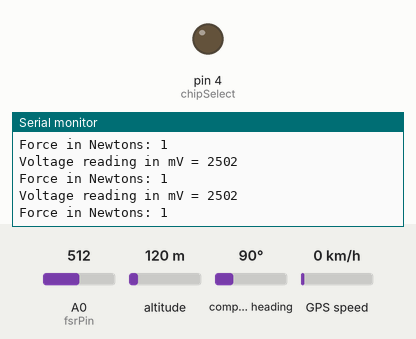
Recording of a sketch running on a simulated Arduino Uno, built with avr-gcc and run on an emulated ATmega328P. On the bench: output pins drawn as LEDs (lit = HIGH), the last lines printed to the serial monitor. Inputs (shaded band) come from the test bench; at power-on: A0 (fsrPin) = 512, altitude 120 m, compass heading 90°, GPS speed 0 km/h. Storage starts empty; the GPS gets a fix after 3 s at 37.7749, -122.4194 with 8 satellites.

Above: at 1.2 s.
1.3 s: A0 (fsrPin) set to 829
At 2.0 s:
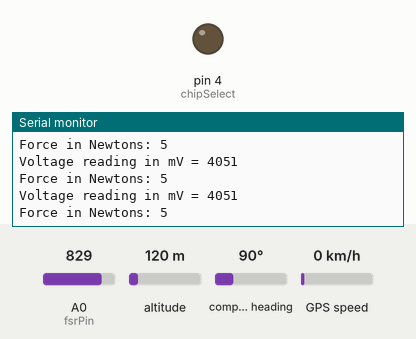
5.4 s: A0 (fsrPin) set to 854
At 6.4 s:
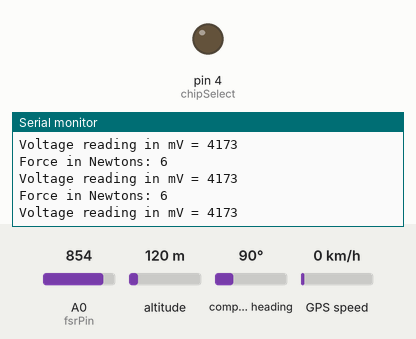
Timing chart, 0 to 8.4 s (numbered marks = the images above; inputs shaded):
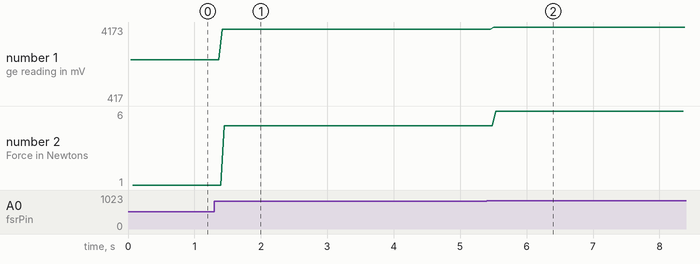

The sketch:

Pothole.ino
```cpp
#include <SD.h>

#include <TinyGPS++.h>
#include <SoftwareSerial.h>
int fsrPin = 0;     // the FSR and 10K pulldown are connected to a0
int fsrReading;     // the analog reading from the FSR resistor divider
int fsrVoltage;     // the analog reading converted to voltage
unsigned long fsrResistance;  // The voltage converted to resistance, can be very big so make "long"
unsigned long fsrConductance;
long fsrForce;

int RXPin = 4;
int TXPin = 3;

TinyGPSPlus gps;
SoftwareSerial SerialGPS(RXPin, TXPin);
int chipSelect = 4; //chip select pin for the MicroSD Card Adapter
File file;
void setup()
{
  Serial.begin(9600);
  SerialGPS.begin(9600);
  pinMode(chipSelect, OUTPUT); // chip select pin must be set to OUTPUT mode
  if (!SD.begin(chipSelect)) { // Initialize SD card
    Serial.println("Could not initialize SD card."); // if return value is false, something went wrong.
  }
}

void loop()
{
  while (SerialGPS.available() > 0)
    if (gps.encode(SerialGPS.read()))
      showData();


  if (millis() > 10000 && gps.charsProcessed() < 10)
  {
    Serial.println("GPS NOT DETECTED!");
    while(true);
  }
  fsrReading = analogRead(fsrPin);


  // analog voltage reading ranges from about 0 to 1023 which maps to 0V to 5V (= 5000mV)
  fsrVoltage = map(fsrReading, 0, 1023, 0, 5000);
  Serial.print("Voltage reading in mV = ");
  Serial.println(fsrVoltage);

  if (fsrVoltage == 0) {
    Serial.println("No pressure");
  } else {
    // The voltage = Vcc * R / (R + FSR) where R = 10K and Vcc = 5V
    // so FSR = ((Vcc - V) * R) / V        yay math!
    fsrResistance = 5000 - fsrVoltage;     // fsrVoltage is in millivolts so 5V = 5000mV
    fsrResistance *= 10000;                // 10K resistor
    fsrResistance /= fsrVoltage;


    fsrConductance = 1000000;           // we measure in micromhos so
    fsrConductance /= fsrResistance;


    // Use the two FSR guide graphs to approximate the force
    if (fsrConductance <= 1000) {
      fsrForce = fsrConductance / 80;
      Serial.print("Force in Newtons: ");
      Serial.println(fsrForce);
    } else {
      fsrForce = fsrConductance - 1000;
      fsrForce /= 30;
      Serial.print("Force in Newtons: ");
      Serial.println(fsrForce);
    }
  }

}

void showData()
{
  if (gps.location.isValid() and fsrForce>5)
  {
    Serial.print("Latitude: ");
    Serial.println(gps.location.lat(), 6);
    Serial.print("Longitude: ");
    Serial.println(gps.location.lng(), 6);

 }

 }
void savedata()
{
  if (gps.location.isValid() and fsrForce>5){
   file = SD.open("file.txt", FILE_WRITE); // open "file.txt" to write data
    if (file) {
      file.print("Latitude: "); // write number to file
      file.println(gps.location.lat(), 6);
      file.print("Longitude: ");
      file.println(gps.location.lng(), 6);


      file.close(); // close file

  } else {
    Serial.println("Could not open file (writing).");
  }
  }
}
```

Measured:
- the behaviour switches between 846 and 847 on A0 (fsrPin) (found by bisection; images 1 and 2)
- after the input at 1.3 s, the serial monitor: prints a new line after 0.12 s (image 1)
- after the input at 5.4 s, the serial monitor: prints a new line after 0.10 s (image 2)
- plotted number 1: 2502 → 4051 after the input at 1.3 s, 4051 → 417 after the input at 5.4 s
- plotted number 2: 1 → 5 after the input at 1.3 s, 5 → 6 after the input at 5.4 s
